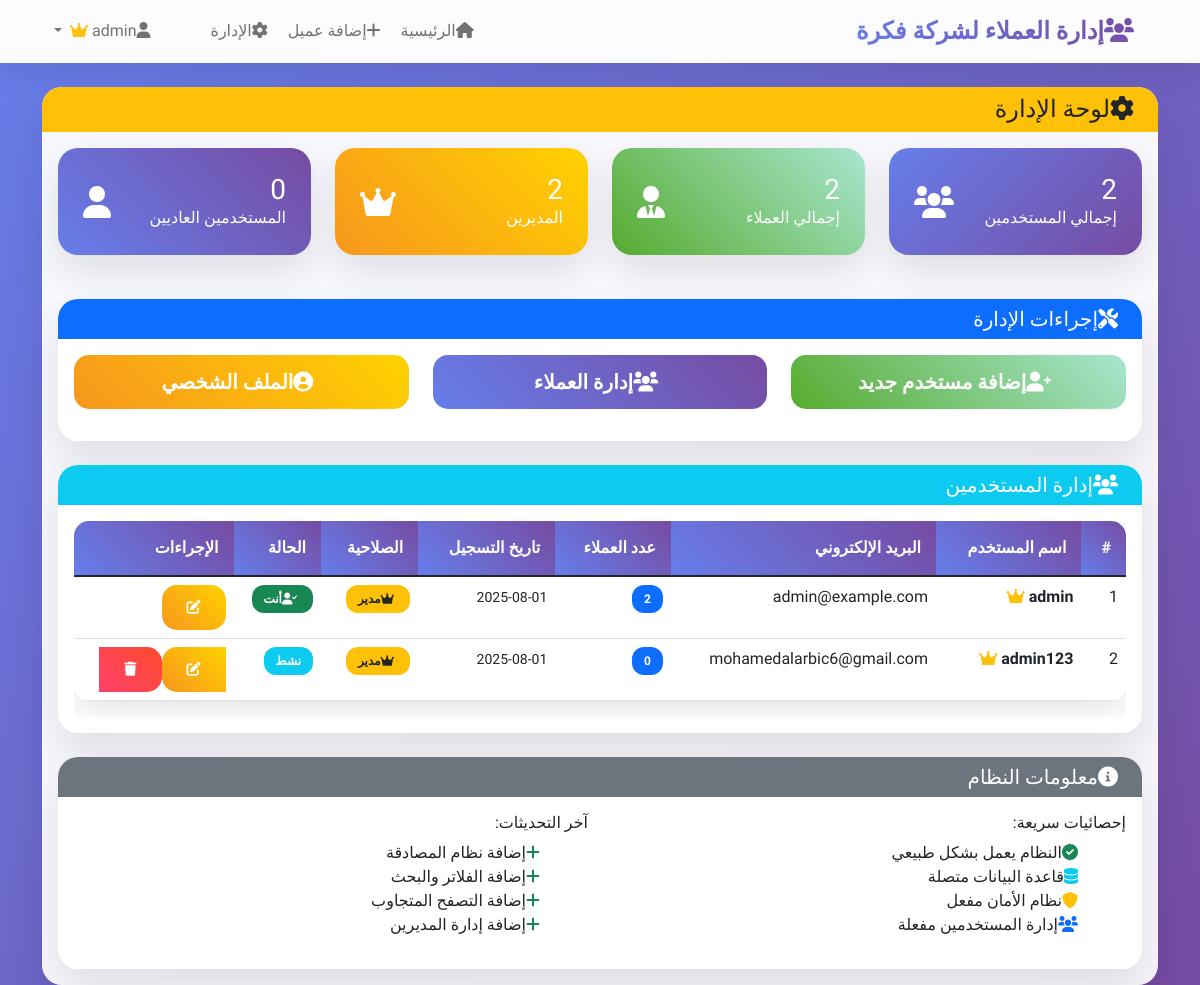
Page /admin/ (signed in) on the earlier database version.
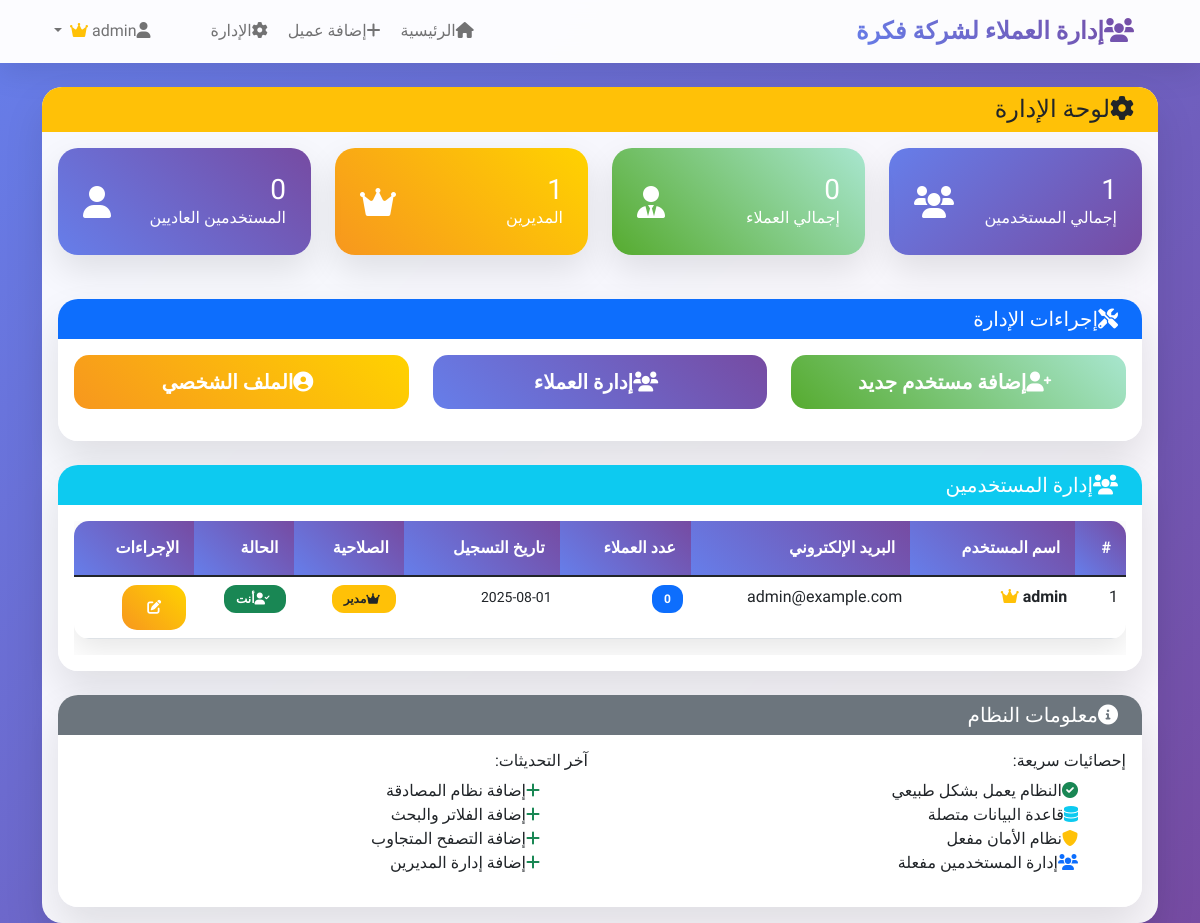
Same page on the later database version.
### app/models.py (models this page shows, shortened)
class User(UserMixin, db.Model):
    id = db.Column(db.Integer, primary_key=True)
    username = db.Column(db.String(80), unique=True, nullable=False)
    email = db.Column(db.String(120), unique=True, nullable=False)
    password_hash = db.Column(db.String(120), nullable=False)
    is_admin = db.Column(db.Boolean, default=False)
    created_at = db.Column(db.DateTime, default=datetime.utcnow)

### app/admin.py (the view)
@admin.route('/')
@login_required
def index():
    if not current_user.is_admin:
        flash('ليس لديك صلاحية للوصول لهذه الصفحة', 'error')
        return redirect(url_for('main.index'))
    users = User.query.all()
    total_clients = Client.query.count()
    total_users = User.query.count()
    return render_template('admin.html', users=users, total_clients=total_clients, total_users=total_users)

### app/auth.py (called while the page is built)
@login_manager.user_loader
def load_user(user_id):
    return User.query.get(int(user_id))

### templates/admin.html (shortened to what this page needs)
{% extends "base.html" %}
{% block content %}
<div class="row">
    <div class="col-12">
        <div class="card">
            <div class="card-header bg-warning text-dark">
                <h4 class="mb-0">
                    <i class="fas fa-cog me-2"></i>لوحة الإدارة
                </h4>
            </div>
            <div class="card-body">
                <div class="row mb-4">
                    <div class="col-md-3">
                        <div class="stats-card">
                            <div class="d-flex justify-content-between align-items-center">
                                <div>
                                    <h3 class="mb-0">{{ total_users }}</h3>
                                    <p class="mb-0">إجمالي المستخدمين</p>
                                </div>
                                <i class="fas fa-users fa-2x"></i>
                            </div>
                        </div>
                    </div>
                    <div class="col-md-3">
                        <div class="stats-card" style="background: linear-gradient(45deg, #56ab2f, #a8e6cf);">
                            <div class="d-flex justify-content-between align-items-center">
                                <div>
                                    <h3 class="mb-0">{{ total_clients }}</h3>
                                    <p class="mb-0">إجمالي العملاء</p>
                                </div>
                                <i class="fas fa-user-tie fa-2x"></i>
                            </div>
                        </div>
                    </div>
                    <div class="col-md-3">
                        <div class="stats-card" style="background: linear-gradient(45deg, #f7971e, #ffd200);">
                            <div class="d-flex justify-content-between align-items-center">
                                <div>
                                    <h3 class="mb-0">{{ users|selectattr('is_admin', 'equalto', True)|list|length }}</h3>
                                    <p class="mb-0">المديرين</p>
                                </div>
                                <i class="fas fa-crown fa-2x"></i>
                            </div>
                        </div>
                    </div>
                    <div class="col-md-3">
                        <div class="stats-card" style="background: linear-gradient(45deg, #667eea, #764ba2);">
                            <div class="d-flex justify-content-between align-items-center">
                                <div>
                                    <h3 class="mb-0">{{ users|selectattr('is_admin', 'equalto', False)|list|length }}</h3>
                                    <p class="mb-0">المستخدمين العاديين</p>
                                </div>
                                <i class="fas fa-user fa-2x"></i>
                            </div>
                        </div>
                    </div>
                </div>
                <div class="row mb-4">
                    <div class="col-12">
                        <div class="card">
                            <div class="card-header bg-primary text-white">
                                <h5 class="mb-0">
                                    <i class="fas fa-tools me-2"></i>إجراءات الإدارة
                                </h5>
                            </div>
                            <div class="card-body">
                                <div class="row">
                                    <div class="col-md-4">
                                        <a href="{{ url_for('admin.add_user') }}" class="btn btn-success btn-lg w-100 mb-3">
                                            <i class="fas fa-user-plus me-2"></i>إضافة مستخدم جديد
                                        </a>
                                    </div>
                                    <div class="col-md-4">
                                        <a href="{{ url_for('main.index') }}" class="btn btn-info btn-lg w-100 mb-3">
                                            <i class="fas fa-users me-2"></i>إدارة العملاء
                                        </a>
                                    </div>
                                    <div class="col-md-4">
                                        <a href="{{ url_for('main.profile') }}" class="btn btn-warning btn-lg w-100 mb-3">
                                            <i class="fas fa-user-circle me-2"></i>الملف الشخصي
                                        </a>
                                    </div>
                                </div>
                            </div>
                        </div>
                    </div>
                </div>
                <div class="card">
                    <div class="card-header bg-info text-white">
                        <h5 class="mb-0">
                            <i class="fas fa-users me-2"></i>إدارة المستخدمين
                        </h5>
                    </div>
                    <div class="card-body">
                        <div class="table-responsive">
                            <table class="table table-hover">
                                <thead class="table-dark">
                                    <tr>
                                        <th>#</th>
                                        <th>اسم المستخدم</th>
                                        <th>البريد الإلكتروني</th>
                                        <th>عدد العملاء</th>
                                        <th>تاريخ التسجيل</th>
                                        <th>الصلاحية</th>
                                        <th>الحالة</th>
                                        <th>الإجراءات</th>
                                    </tr>
                                </thead>
                                <tbody>
                                    {% for user in users %}
                                    <tr>
                                        <td>{{ user.id }}</td>
                                        <td>
                                            <strong>{{ user.username }}</strong>
                                            {% if user.is_admin %}
                                            <i class="fas fa-crown text-warning ms-1" title="مدير النظام"></i>
                                            {% endif %}
                                        </td>
                                        <td>{{ user.email }}</td>
                                        <td>
                                            <span class="badge bg-primary">{{ user.clients|length }}</span>
                                        </td>
                                        <td>
                                            <small>{{ user.created_at.strftime('%Y-%m-%d') }}</small>
                                        </td>
                                        <td>
                                            {% if user.is_admin %}
                                            <span class="badge bg-warning text-dark">
                                                <i class="fas fa-crown me-1"></i>مدير
                                            </span>
                                            {% else %}
                                            <span class="badge bg-secondary">
                                                <i class="fas fa-user me-1"></i>مستخدم
                                            </span>
                                            {% endif %}
                                        </td>
                                        <td>
                                            {% if user.id == current_user.id %}
                                            <span class="badge bg-success">
                                                <i class="fas fa-user-check me-1"></i>أنت
                                            </span>
                                            {% else %}
                                            <span class="badge bg-info">نشط</span>
                                            {% endif %}
                                        </td>
                                        <td>
                                            <div class="btn-group" role="group">
                                                <a href="{{ url_for('admin.edit_user', id=user.id) }}"
                                                   class="btn btn-warning btn-sm" title="تعديل">
                                                    <i class="fas fa-edit"></i>
                                                </a>
                                                {% if user.id != current_user.id %}
                                                <a href="{{ url_for('admin.delete_user', id=user.id) }}"
                                                   class="btn btn-danger btn-sm"
                                                   onclick="return confirm('هل أنت متأكد من حذف هذا المستخدم؟ سيتم حذف جميع عملائه أيضاً.')"
                                                   title="حذف">
                                                    <i class="fas fa-trash"></i>
                                                </a>
                                                {% endif %}
                                            </div>
                                        </td>
                                    </tr>
                                    {% endfor %}
                                </tbody>
                            </table>
                        </div>
                    </div>
                </div>
                <div class="card mt-4">
                    <div class="card-header bg-secondary text-white">
                        <h5 class="mb-0">
                            <i class="fas fa-info-circle me-2"></i>معلومات النظام
                        </h5>
                    </div>
                    <div class="card-body">
                        <div class="row">
                            <div class="col-md-6">
                                <h6>إحصائيات سريعة:</h6>
                                <ul class="list-unstyled">
                                    <li><i class="fas fa-check-circle text-success me-2"></i>النظام يعمل بشكل طبيعي</li>
                                    <li><i class="fas fa-database text-info me-2"></i>قاعدة البيانات متصلة</li>
                                    <li><i class="fas fa-shield-alt text-warning me-2"></i>نظام الأمان مفعل</li>
                                    <li><i class="fas fa-users text-primary me-2"></i>إدارة المستخدمين مفعلة</li>
                                </ul>
                            </div>
                            <div class="col-md-6">
                                <h6>آخر التحديثات:</h6>
                                <ul class="list-unstyled">
                                    <li><i class="fas fa-plus text-success me-2"></i>إضافة نظام المصادقة</li>
                                    <li><i class="fas fa-plus text-success me-2"></i>إضافة الفلاتر والبحث</li>
                                    <li><i class="fas fa-plus text-success me-2"></i>إضافة التصفح المتجاوب</li>
                                    <li><i class="fas fa-plus text-success me-2"></i>إضافة إدارة المديرين</li>
                                </ul>
                            </div>
                        </div>
                    </div>
                </div>
            </div>
        </div>
    </div>
</div>
{% endblock %}

### templates/base.html (shortened to what this page needs)
<!DOCTYPE html>
<html lang="ar" dir="rtl">
<head>
    <link href="https://cdn.jsdelivr.net/npm/bootstrap@5.1.3/dist/css/bootstrap.min.css" rel="stylesheet">
    <link href="https://cdnjs.cloudflare.com/ajax/libs/font-awesome/6.0.0/css/all.min.css" rel="stylesheet">
</head>
<body>
    <nav class="navbar navbar-expand-lg navbar-light">
        <div class="container">
            <a class="navbar-brand" href="{{ url_for('main.index') }}">
                <i class="fas fa-users me-2"></i>إدارة العملاء لشركة فكرة
            </a>
            <div class="collapse navbar-collapse" id="navbarNav">
                {% if current_user.is_authenticated %}
                <ul class="navbar-nav me-auto">
                    <li class="nav-item">
                        <a class="nav-link" href="{{ url_for('main.index') }}">
                            <i class="fas fa-home me-1"></i>الرئيسية
                        </a>
                    </li>
                    <li class="nav-item">
                        <a class="nav-link" href="{{ url_for('main.add_client') }}">
                            <i class="fas fa-plus me-1"></i>إضافة عميل
                        </a>
                    </li>
                    {% if current_user.is_admin %}
                    <li class="nav-item">
                        <a class="nav-link" href="{{ url_for('admin.index') }}">
                            <i class="fas fa-cog me-1"></i>الإدارة
                        </a>
                    </li>
                    {% endif %}
                </ul>
                <ul class="navbar-nav">
                    <li class="nav-item dropdown">
                        <a class="nav-link dropdown-toggle" href="#" id="navbarDropdown" role="button"
                           data-bs-toggle="dropdown">
                            <i class="fas fa-user me-1"></i>{{ current_user.username }}
                            {% if current_user.is_admin %}
                            <i class="fas fa-crown text-warning ms-1"></i>
                            {% endif %}
                        </a>
                    </li>
                </ul>
                {% endif %}
            </div>
        </div>
    </nav>
    <div class="container mt-4">
        {% block content %}{% endblock %}
    </div>
</body>
</html>

### templates/base.html (style rules this page uses)
* { font-family: 'Cairo', sans-serif; }
body { background: linear-gradient(135deg, #667eea 0%, #764ba2 100%); min-height: 100vh; font-weight: 400; }
.navbar { background: rgba(255, 255, 255, 0.98) !important; backdrop-filter: blur(20px); box-shadow: 0 8px 32px rgba(0,0,0,0.1); border-bottom: 1px solid rgba(255,255,255,0.2); }
.navbar-brand { font-weight: 700; font-size: 1.5rem; background: linear-gradient(45deg, #667eea, #764ba2); -webkit-background-clip: text; -webkit-text-fill-color: transparent; background-clip: text; }
.card { border: none; border-radius: 20px; box-shadow: 0 20px 40px rgba(0, 0, 0, 0.1); background: rgba(255, 255, 255, 0.95); backdrop-filter: blur(20px); transition: all 0.3s ease; }
.card-header { border-radius: 20px 20px 0 0 !important; border: none; font-weight: 600; }
.btn { border-radius: 15px; font-weight: 600; padding: 12px 25px; transition: all 0.3s ease; border: none; }
.btn-success { background: linear-gradient(45deg, #56ab2f, #a8e6cf); color: white; }
.btn-warning { background: linear-gradient(45deg, #f7971e, #ffd200); color: white; }
.btn-info { background: linear-gradient(45deg, #667eea, #764ba2); color: white; }
.table { border-radius: 15px; overflow: hidden; box-shadow: 0 10px 30px rgba(0,0,0,0.1); }
.table thead th { background: linear-gradient(45deg, #667eea, #764ba2); color: white; border: none; font-weight: 600; padding: 15px; }
.table tbody tr { transition: all 0.3s ease; }
.stats-card { background: linear-gradient(135deg, #667eea 0%, #764ba2 100%); color: white; border-radius: 20px; padding: 25px; margin-bottom: 20px; box-shadow: 0 15px 35px rgba(0,0,0,0.1); transition: all 0.3s ease; }
.badge { border-radius: 12px; padding: 8px 12px; font-weight: 600; }

Differences in the rows shown:
removed User: id "2", username "admin123", is_admin True (drawn), email "mohamedalarbic6@gmail.com", clients|length "0", created_at "2025-08-01", shows "نشط"
changed User "admin": clients|length "2" → "0"
Other differences:
{{ total_users }}: "2" → "1"
{{ total_clients }}: "2" → "0"
{{ users|selectattr('is_admin', 'equalto', True)|list|length }}: "2" → "1"
